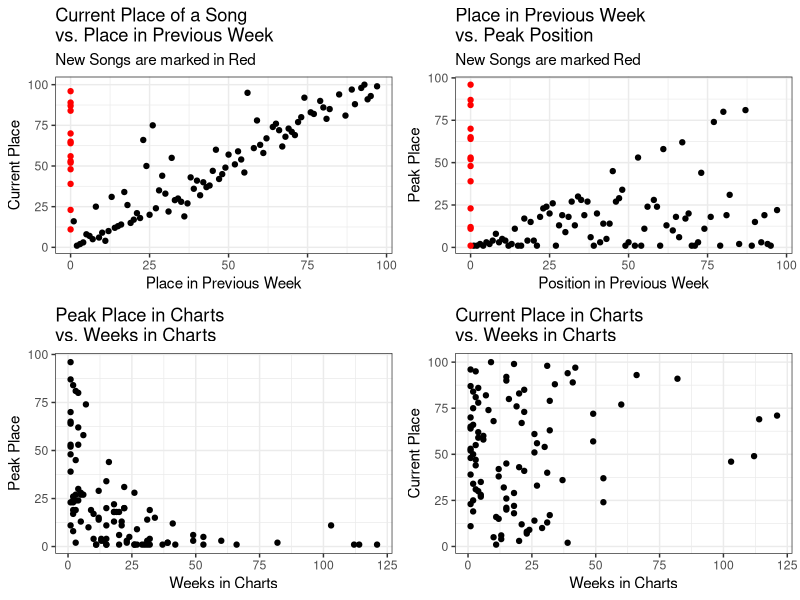
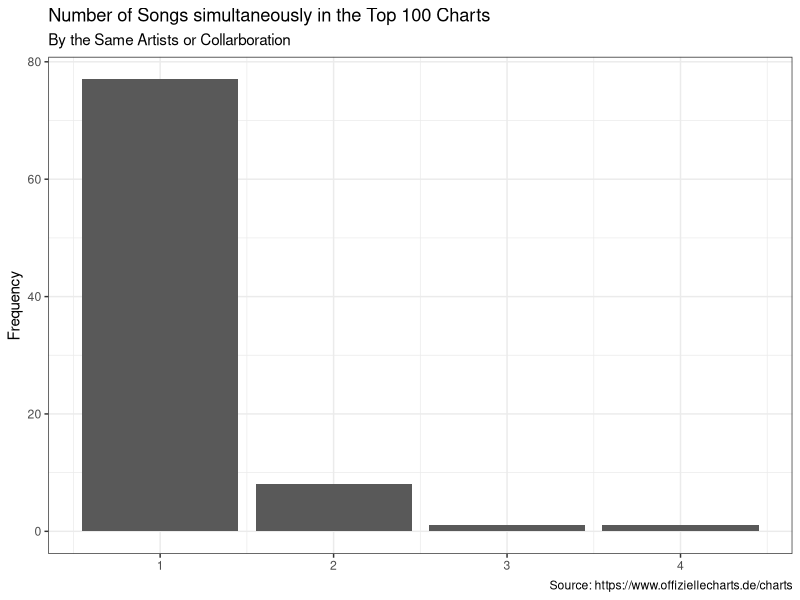
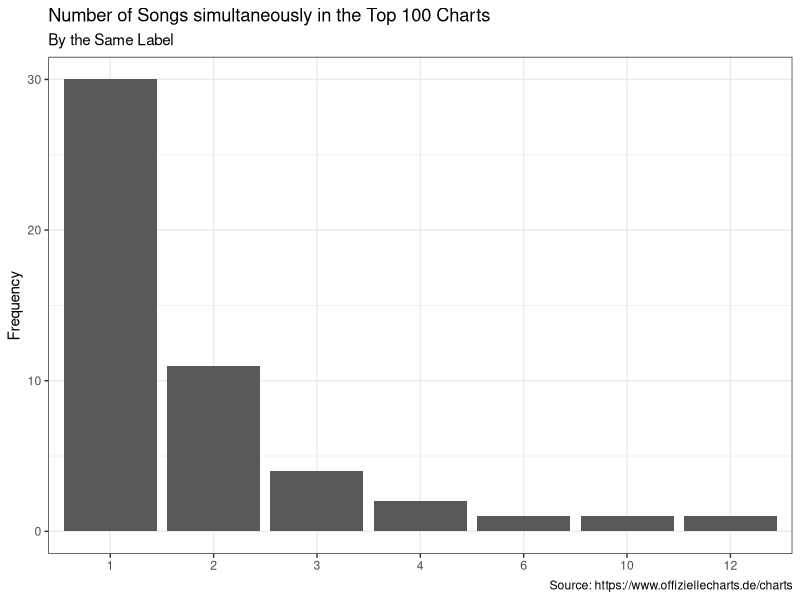

Recreate these plots in R, in order.
## ---- chunk 1
library(ggplot2)
library(gridExtra)
library(readr)
library(dplyr)
chart_scrap <- read_csv('2022-02-02_charts_report.csv')
## ---- chunk 2
#Reporting Figures and Tables
#Scatter Plots
current_v_last <- ggplot(data = chart_scrap,
                                     aes(y = current, x=last_week,
                                     col=ifelse(is.na(last_week), yes = 'NA' , no = 'NonNA')))+
                                      geom_point(aes(y = current, x=last_week_fill),show.legend = F)+
                                      scale_color_manual(values = c('#FF0000','#000000'))+
                                      labs(title = 'Current Place of a Song \nvs. Place in Previous Week',
                                           subtitle = 'New Songs are marked in Red',
                                           y='Current Place', x='Place in Previous Week')+
                                        theme_bw()
weeks_v_peak <- ggplot(data = chart_scrap,
                                             aes(x=weeks_in_charts, y=peak_in_charts))+
                                              geom_point()+
                                              labs(title = 'Peak Place in Charts \nvs. Weeks in Charts',
                                                   x='Weeks in Charts', y='Peak Place')+
                                              theme_bw()
week_v_current <- ggplot(data = chart_scrap, aes(x=weeks_in_charts, y=current))+
                                      geom_point()+
                                      labs(title = 'Current Place in Charts \nvs. Weeks in Charts',
                                           x='Weeks in Charts', y='Current Place')+
                                      theme_bw()
last_v_peak <- ggplot(data = chart_scrap, aes(x=last_week_fill, y=peak_in_charts,
                                                col=ifelse(is.na(last_week), yes = 'NA' , no = 'NonNA')))+
                                    geom_point(show.legend = F)+
                                    labs(title = 'Place in Previous Week \nvs. Peak Position',
                                         subtitle = 'New Songs are marked Red',
                                         x='Position in Previous Week', y='Peak Place')+
                                    scale_color_manual(values = c('#FF0000','#000000'))+
                                    theme_bw()
grid.arrange(current_v_last,last_v_peak, weeks_v_peak,week_v_current, nrow=2)
## ---- chunk 3
chart_scrap%>%
                      count(artist)%>%
                      ggplot(aes(x=n))+
                      geom_bar()+
                      labs(title = 'Number of Songs simultaneously in the Top 100 Charts',
                           subtitle = 'By the Same Artists or Collarboration',
                           y='Frequency',
                           x=NULL,
                           caption = 'Source: https://www.offiziellecharts.de/charts')+
                      theme_bw()
chart_scrap%>%
                        count(artist,sort = T)%>%
                        filter(n>1)%>%
                        knitr::kable()
chart_scrap%>%
                      count(label)%>%
                      ggplot(aes(x=as.factor(n)))+
                      geom_bar()+
                      geom_bar()+
                      labs(title = 'Number of Songs simultaneously in the Top 100 Charts',
                           subtitle = 'By the Same Label',
                           y='Frequency',
                           x=NULL,
                           caption = 'Source: https://www.offiziellecharts.de/charts')+
                      theme_bw()
chart_scrap%>%
                        count(label, sort = T)%>%
                        filter(n>1)%>%
                        knitr::kable()
## ---- chunk 4
#Songs that are currently peaking
chart_scrap%>%
                        filter(current == peak_in_charts)%>%
                        select(artist, title, current)%>%
                        rename(Position = current)%>%
                        knitr::kable()
